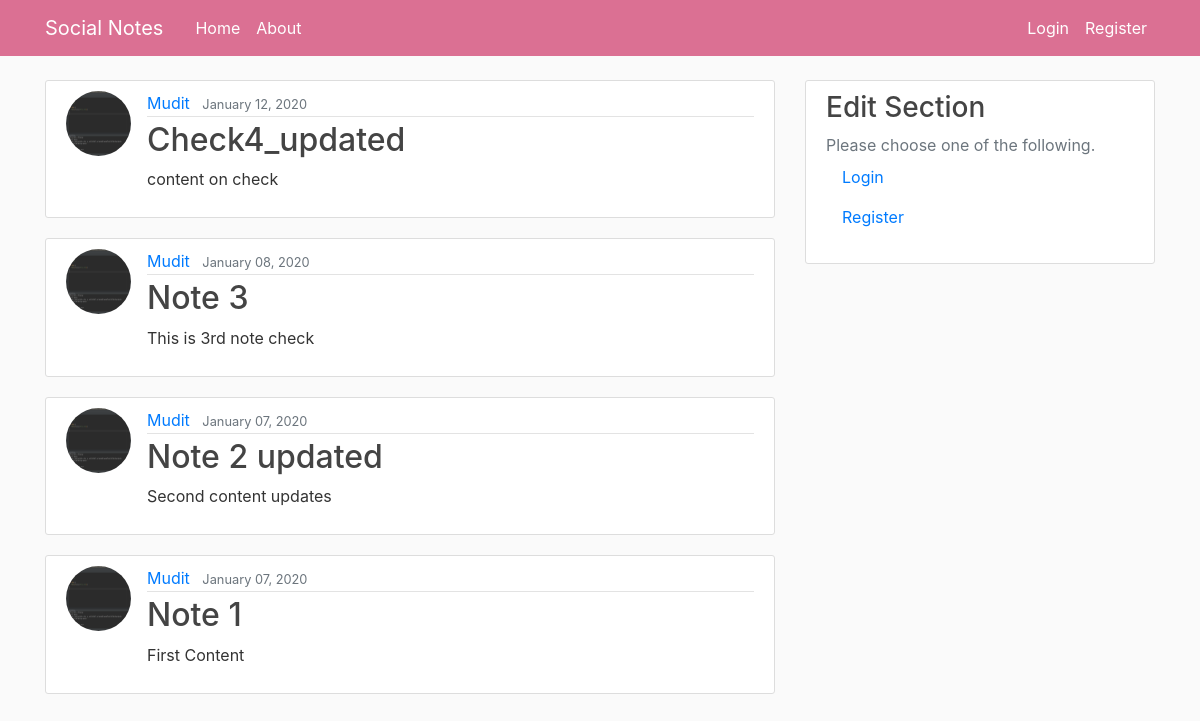
The page / on the database its author committed.
### blog/models.py (models this page shows, shortened)
class Post(models.Model):
	title=models.CharField(max_length=100)
	content=models.TextField()
	date_posted=models.DateTimeField(default=timezone.now)
	author=models.ForeignKey(User, on_delete=models.CASCADE)

### users/models.py (models this page shows, shortened)
class Profile(models.Model):
	user= models.OneToOneField(User, on_delete=models.CASCADE)
	image=models.ImageField(default='default.jpg', upload_to='profile_pics')

### blog/views.py (the view)
# urls.py: path('', PostListView.as_view(), name='blog-home'),
class PostListView(ListView):
	model=Post
	template_name = 'blog/home.html'
	context_object_name = 'posts'
	ordering= ['-date_posted']

### blog/templates/blog/home.html
{% extends "blog/base.html" %}
{% block content %}
    {% for post in posts %}
        <article class="media content-section">
          <img class="rounded-circle article-img" src="{{ post.author.profile.image.url }}">
          <div class="media-body">
            <div class="article-metadata">
              <a class="mr-2" href="#">{{ post.author }}</a>
              <small class="text-muted">{{ post.date_posted|date:"F d, Y" }}</small>
            </div>
            <h2><a class="article-title" href="{% url 'post-detail' post.id %}">{{ post.title }}</a></h2>
            <p class="article-content">{{ post.content }}</p>
          </div>
        </article>
    {% endfor %}
{% endblock content %}

### blog/static/blog/main.css (style rules this page uses)
body { background: #fafafa; color: #333333; margin-top: 5rem; }
h1, h2, h3, h4, h5, h6 { color: #444444; }
.content-section { background: #ffffff; padding: 10px 20px; border: 1px solid #dddddd; border-radius: 3px; margin-bottom: 20px; }
.article-title { color: #444444; }
.article-content { white-space: pre-line; }
.article-img { height: 65px; width: 65px; margin-right: 16px; }
.article-metadata { padding-bottom: 1px; margin-bottom: 4px; border-bottom: 1px solid #e3e3e3 }

### rows shown on the page
Post: author.profile.image (picture), author "Mudit", date_posted "January 12, 2020", title "Check4_updated", content "content on check"
Post: author.profile.image (picture), author "Mudit", date_posted "January 08, 2020", title "Note 3", content "This is 3rd note check"
Post: author.profile.image (picture), author "Mudit", date_posted "January 07, 2020", title "Note 2 updated", content "Second content updates"
Post: author.profile.image (picture), author "Mudit", date_posted "January 07, 2020", title "Note 1", content "First Content"
